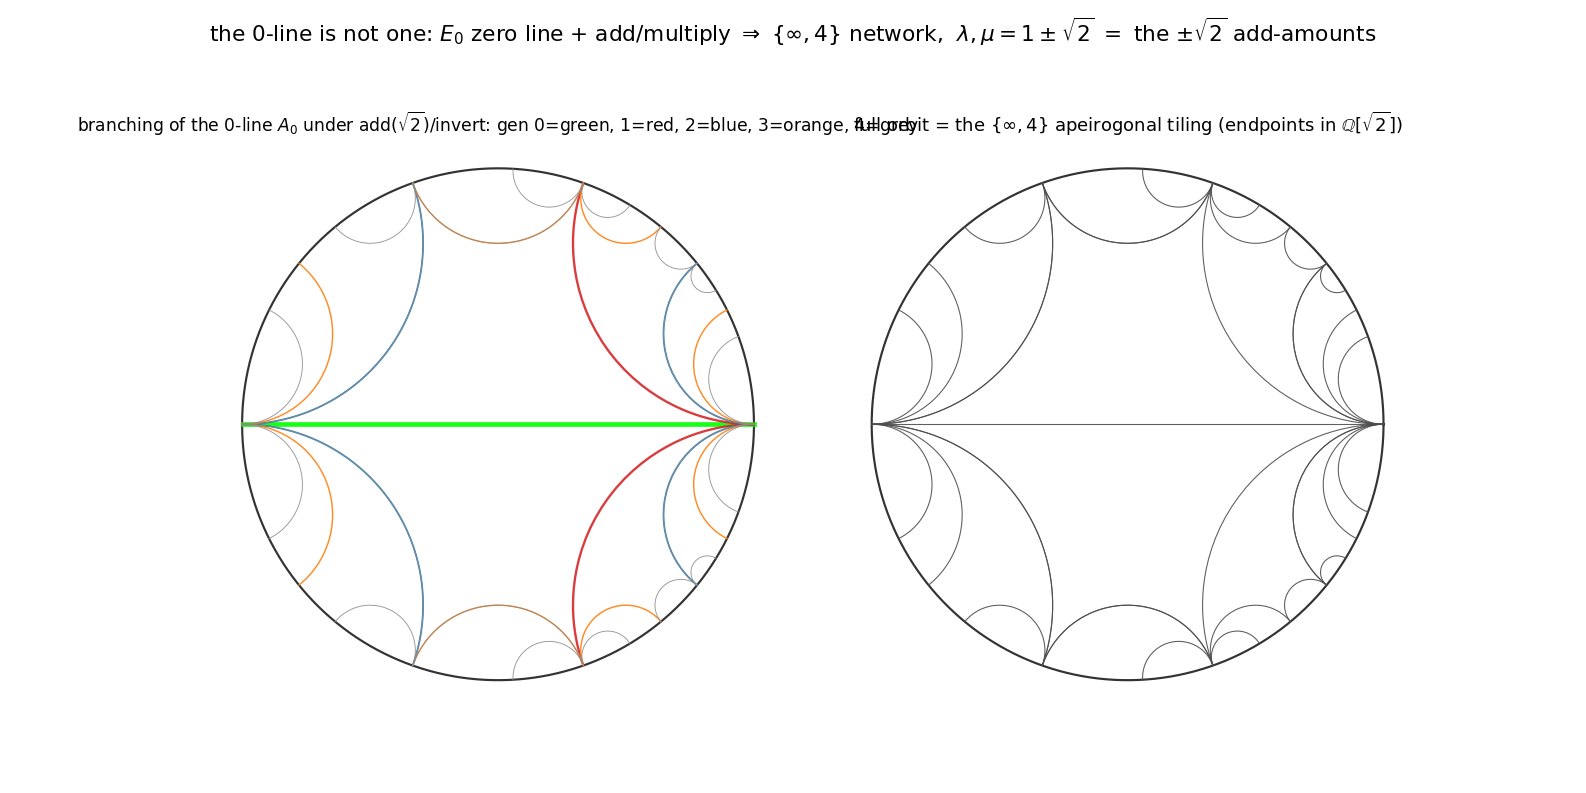

This chart was generated by the following Python code:
#!/usr/bin/env python3
"""
019 — The "0-line is not one": branching of the E0 zero line under add/multiply.

The regular AES E0 has assignment a = -x/y and the trivial zero line A0 =
positive y-axis (a=0).  The two arithmetic motions — add (T: z -> z+sqrt2) and
multiply/invert (J: z -> -1/z) — generate the q=4 Hecke group.  Their orbit of
the "0" line is NOT a single line: it branches (1 -> 2 -> 4 -> 8 -> 20 -> 40, ...)
into the {inf,4} apeirogonal tiling, whose geodesic endpoints lie in Q[sqrt2].

Left:  the branching generations, colored by generation (thick green = the "0"
       line A0, then red = gen1, blue = gen2, orange = gen3, grey = gen4), in
       the Poincare disk.
Right: the same, but every geodesic of the {inf,4} tiling (the full orbit), to
       show that the add/multiply propagation exhausts the apeirogonal skeleton.

KEY:  lambda = 1+sqrt2 = 1 + (add amount sqrt2);  mu = 1-sqrt2 = 1 - sqrt2.
The AES parameters (lambda, mu) = 1 +- sqrt2 ARE the "add +- sqrt2" amounts,
i.e. the fundamental unit and its conjugate of Z[sqrt2].

STATUS: the orbit branching is exact (BFS over <J,T>); the "add/multiply =
Hecke generators" identification is a STRUCTURAL observation, not a theorem.
"""

import numpy as np
import matplotlib
matplotlib.use("Agg")
import matplotlib.pyplot as plt
from math import sqrt, log, pi

SQ2 = sqrt(2.0)
INF = float("inf")


def mob(M, x):
    a, b, c, d = M
    if x == INF:
        return a / c if c != 0 else INF
    den = c * x + d
    if abs(den) < 1e-12:
        return INF
    return (a * x + b) / den


J = (0.0, -1.0, 1.0, 0.0)
T = (1.0, SQ2, 0.0, 1.0)
Tm = (1.0, -SQ2, 0.0, 1.0)
GENS = [J, T, Tm]


def orbit_levels(depth):
    seen = {(0.0, INF)}
    levels = [{(0.0, INF)}]
    for _ in range(depth):
        nxt = set()
        for (u, v) in levels[-1]:
            for M in GENS:
                uu, vv = mob(M, u), mob(M, v)
                a, b = (uu, vv) if uu < vv else (vv, uu)
                if (a, b) not in seen:
                    seen.add((a, b))
                    nxt.add((a, b))
        levels.append(nxt)
    return levels, seen


def h2_to_disk(z):
    return (z - 1j) / (z + 1j)


def disk_geodesic(u, v, n=120):
    if u == INF or v == INF:
        x0 = v if u == INF else u
        y = np.logspace(-3, log(40.0), n)
        return h2_to_disk(x0 + 1j * y)
    a, b = min(u, v), max(u, v)
    if b - a > 1e4:
        c = (a + b) / 2.0
        y = np.logspace(-3, log(40.0), n)
        return h2_to_disk(c + 1j * y)
    c = (a + b) / 2.0
    R = (b - a) / 2.0
    t = np.linspace(1e-3, pi - 1e-3, n)
    return h2_to_disk((c + R * np.cos(t)) + 1j * (R * np.sin(t)))


def draw_branching(ax, levels, colors, lws):
    th = np.linspace(0, 2 * pi, 400)
    ax.plot(np.cos(th), np.sin(th), color="0.2", lw=1.2)
    for L, col, lw in zip(levels, colors, lws):
        for (u, v) in L:
            w = disk_geodesic(u, v)
            ax.plot(w.real, w.imag, color=col, lw=lw, alpha=0.9, zorder=3)
    ax.set_aspect("equal")
    ax.set_xticks([])
    ax.set_yticks([])
    for sp in ax.spines.values():
        sp.set_visible(False)


def main():
    levels, seen = orbit_levels(4)
    print("generation counts:", [len(L) for L in levels],
          " total:", len(seen))

    colors = ["lime", "tab:red", "tab:blue", "tab:orange", "0.55"]
    lws = [2.6, 1.3, 1.0, 0.8, 0.5]

    fig, (ax1, ax2) = plt.subplots(1, 2, figsize=(12.2, 6.1))
    draw_branching(ax1, levels, colors, lws)
    ax1.set_title(r"branching of the $0$-line $A_0$ under add($\sqrt{2}$)/invert: "
                  r"gen $0$=green, 1=red, 2=blue, 3=orange, 4=grey", fontsize=9.5)

    draw_branching(ax2, [seen], ["0.3"], [0.6])
    ax2.set_title(r"full orbit = the $\{\infty,4\}$ apeirogonal tiling "
                  r"(endpoints in $\mathbb{Q}[\sqrt{2}]$)", fontsize=10)

    fig.suptitle(
        r"the $0$-line is not one: $E_0$ zero line + add/multiply "
        r"$\Rightarrow$ $\{\infty,4\}$ network,  $\lambda,\mu=1\pm\sqrt{2}$ "
        r"$=$ the $\pm\sqrt{2}$ add-amounts", fontsize=12)
    fig.subplots_adjust(top=0.82, wspace=0.05)
    out = "/Users/mingli/AEG/aeg-paper/notes/general/019-zero-line-branching.png"
    fig.savefig(out, dpi=130)
    print("saved:", out)


if __name__ == "__main__":
    main()
